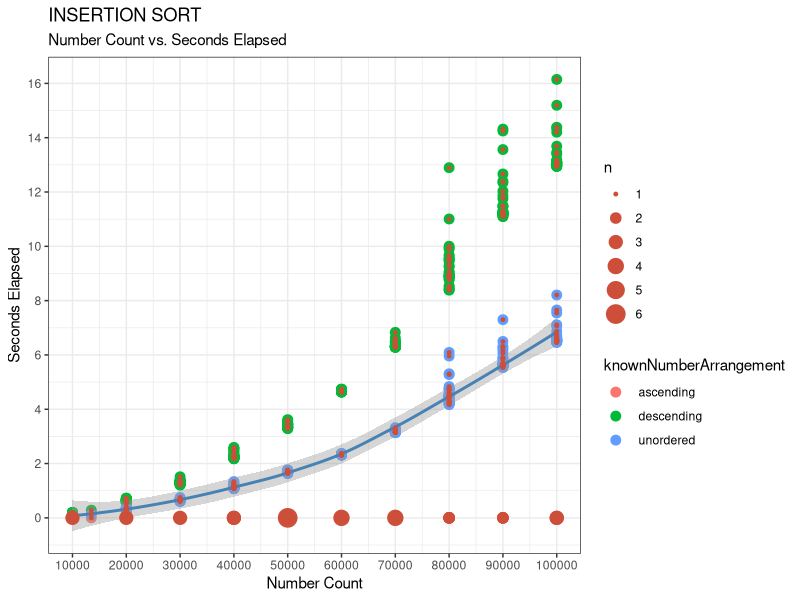

Write the R code that produced this figure.
# REQUIRED LIBRARIES
library(ggplot2)   # Create Elegant Data Visualisations Using the Grammar of Graphics
library(ggrepel)   # Automatically Position Non-Overlapping Text Labels with 'ggplot2'
# library(ggalt)     # Extra Coordinate Systems, 'Geoms', Statistical Transformations,
									 # Scales and Fonts for 'ggplot2'

# GRUNT WORK
# Make it  more readable
projectLocation <- "/Users/can/Documents/Family/Can/Master/
University Passau/
Semesters/
WS 19:20/
Empirical Methods for Software Engineering/
EMSE | Exercise/
Sorting\ Algorithm\ Implementations/
insertion-sort"

# The above multi-line style needs the removal of new-line characters
directory <- gsub("\n", "", projectLocation)

# Set and check the working directory
setwd(directory)
getwd()

# PRE-PLOTTING GRUNT WORK
# Turn-off the scientific notation like 1e+48
options(scipen=999)

# Pre-set the BW theme
theme_set(theme_bw())

# DATA OPERATIONS
# Retrieve the data
insertionSortResults <- read.csv("results-insertion-sort.csv")

# Crop the data set
# Otherwise there is too much data to display
# It gets highly noisy
firstNinetyRows <- 90
chunk <- sample(insertionSortResults[1:firstNinetyRows,])
# View(chunk)

# Modularly controlling which data set gets displayed
dataSet <- insertionSortResults

# The usage of the data set
# Also related to making labelling below better for the eyes
numberCount <- dataSet$NumberCount
secondsElapsed <- dataSet$SecondsElapsed
knownNumberArrangement <- dataSet$KnownNumberArrangement

# PLOT IT...
ggplot(dataSet, aes(x = numberCount, 
										y = secondsElapsed)) + 
	# request a box plot
	# geom_boxplot(varwidth = T, fill= "plum")
	# request a scatterplot
	geom_point(aes(col = knownNumberArrangement),
						 size = 3) +
	# request a violin box
	# geom_violin() +
	# add a smoothing layer
	# the line of the best fit / trendline
	geom_smooth(method = "loess", 
							col = "steelblue", 
							size = 1) +
	# counts chart / overcoming the problem of data points that overlap
	geom_count(col = "tomato3") +
	ggtitle("INSERTION SORT", 
					subtitle = "Number Count vs. Seconds Elapsed") +
	xlab("Number Count") +
	ylab("Seconds Elapsed") +
	scale_x_continuous(breaks = seq(10000, 100000, 10000)) +
	scale_y_continuous(breaks = seq(0, 20, 2))
	# add labelling to the data points
	# geom_text_repel(aes(label = knownNumberArrangement), size = 2, data = dataSet)